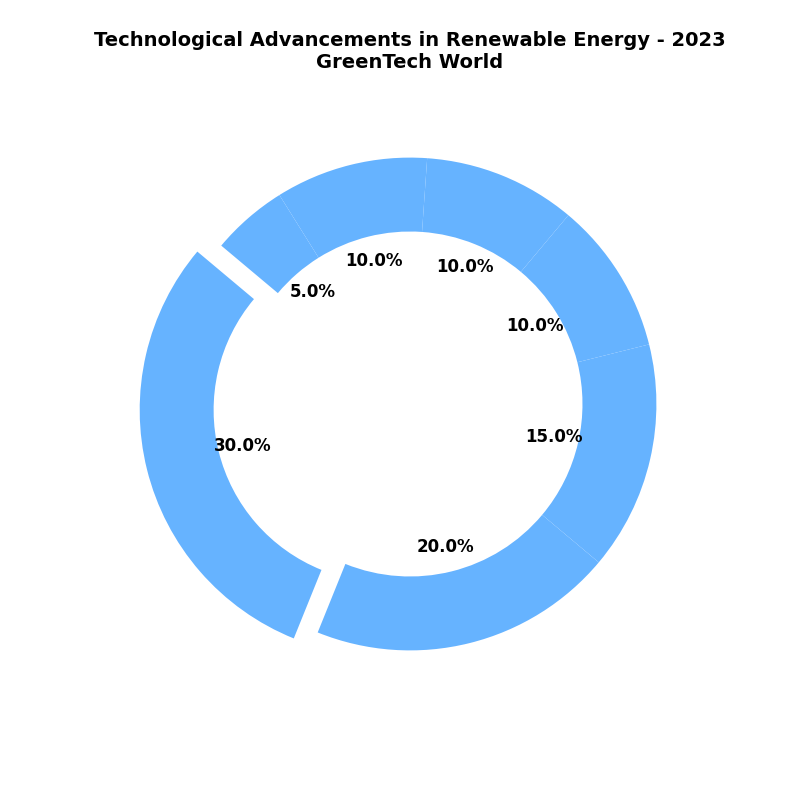

This chart was generated by the following Python code:
import matplotlib.pyplot as plt

technologies = ['Solar Power', 'Wind Energy', 'Hydroelectric', 'Geothermal', 'Biomass', 'Fusion Energy', 'Tidal Power']
shares = [30, 20, 15, 10, 10, 10, 5]
single_color = '#66b3ff'  # Use a single color for all data groups
explode = (0.1, 0, 0, 0, 0, 0, 0)

fig, ax = plt.subplots(figsize=(8, 8))
wedges, texts, autotexts = ax.pie(
    shares, 
    labels=technologies, 
    autopct='%1.1f%%', 
    startangle=140, 
    colors=[single_color] * len(technologies),  # Apply single color to all sectors
    explode=explode, 
    wedgeprops={'width': 0.3}
)

plt.setp(texts, size=10, weight='bold', color='white')
plt.setp(autotexts, size=12, weight='bold')

plt.title(
    'Technological Advancements in Renewable Energy - 2023\nGreenTech World', 
    fontsize=14, 
    weight='bold', 
    pad=20
)

plt.show()
